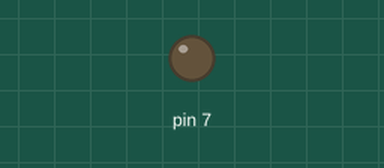
Bench run of a sketch on a simulated Arduino Uno, built with avr-gcc and run on an emulated ATmega328P. Parts: output pins drawn as LEDs (lit = HIGH). No radio packets arrive unless stated.

Above: at 2.3 s.
At 4.5 s:
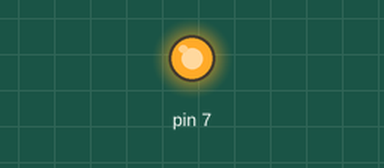
Timing chart, 0 to 6.7 s (numbered marks = the images above):
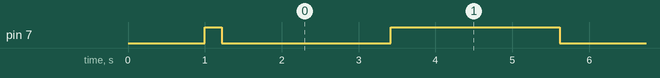

The sketch:

LoRa_test_States_lowpower.ino
```cpp
/*
  LoRa test States

  The objective of this sketch is to measure the power consumption in different states

  The code was modified from LoRa Duplex from  Tom Igoe
*/
#include <SPI.h>              // include libraries
#include <LoRa.h>
#include "LowPower.h"

//#define debugSerial Serial
//#define SHOW_DEBUGINFO

const int csPin = 10;          // LoRa radio chip select
const int resetPin = 8;       // LoRa radio reset
const int irqPin = 6;         // change for your board; must be a hardware interrupt pin


// Accelerometer provides different Power modes by changing output bit resolution
#define LOW_POWER
//#define HIGH_RESOLUTION

// Enable Serial debbug on Serial UART to see registers wrote
#define KXTJ3_DEBUG Serial

//#include "kxtj3-1057.h"
#include "Wire.h"

float   sampleRate = 6.25;  // HZ - Samples per second - 0.781, 1.563, 3.125, 6.25, 12.5, 25, 50, 100, 200, 400, 800, 1600Hz
uint8_t accelRange = 2;     // Accelerometer range = 2, 4, 8, 16g

//KXTJ3 myIMU(0x0E); // Address can be 0x0E or 0x0F


void setup() {

  delay(1000); // wait to be sure that measurement with a DC source will start
  Serial.begin(9600);                   // initialize serial
 // while (!Serial);
 // Serial.println("LoRa States power Consumption");
  pinMode(7, OUTPUT);

digitalWrite(7, HIGH);


// override the default CS, reset, and IRQ pins (optional)
 LoRa.setPins(csPin, resetPin, irqPin);// set CS, reset, IRQ pin

  if (!LoRa.begin(870E6)) {             // initialize ratio at 870 MHz to limit interferance with LoRaWan
   // Serial.println("LoRa init failed. Check your connections.");
    while (true);                       // if failed, do nothing
  }

 //  myIMU.standby( true );

}

void loop() {
 // Serial.begin(9600);
 digitalWrite(7, HIGH);
 delay(100);
 LoRa.sleep();
delay(100);
digitalWrite(7, LOW);

    do_sleep(2);

Serial.end();
delay(100);
LoRa.sleep();

delay(100);
digitalWrite(7, HIGH);
    do_sleep(2);
}


extern volatile unsigned long timer0_millis;
void addMillis(unsigned long extra_millis) {
  uint8_t oldSREG = SREG;
  cli();
  timer0_millis += extra_millis;
  SREG = oldSREG;
  sei();
}

void do_sleep(unsigned int sleepyTime) {
  unsigned int eights = sleepyTime / 8;
  unsigned int fours = (sleepyTime % 8) / 4;
  unsigned int twos = ((sleepyTime % 8) % 4) / 2;
  unsigned int ones = ((sleepyTime % 8) % 4) % 2;

#ifdef SHOW_DEBUGINFO
  Serial.print("Sleeping for ");
  Serial.print(sleepyTime);
  Serial.println(" seconds");
  delay(100); //Wait for serial to complete
#endif


  for ( int x = 0; x < eights; x++) {
    // put the processor to sleep for 8 seconds
    LowPower.powerDown(SLEEP_8S, ADC_OFF, BOD_OFF);
  }
  for ( int x = 0; x < fours; x++) {
    // put the processor to sleep for 4 seconds
    LowPower.powerDown(SLEEP_4S, ADC_OFF, BOD_OFF);
  }
  for ( int x = 0; x < twos; x++) {
    // put the processor to sleep for 2 seconds
    LowPower.powerDown(SLEEP_2S, ADC_OFF, BOD_OFF);
  }
  for ( int x = 0; x < ones; x++) {
    // put the processor to sleep for 1 seconds
    LowPower.powerDown(SLEEP_1S, ADC_OFF, BOD_OFF);
  }
  addMillis(sleepyTime * 1000);
}
```

Measured:
- by itself, pin 7: alternates HIGH for 2.2 s and LOW for 2.2 s
